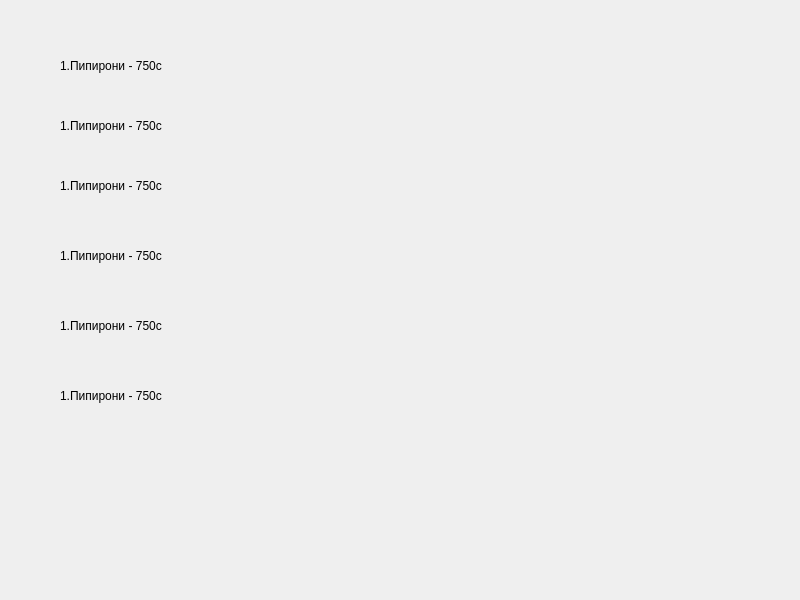
<?xml version="1.0" encoding="UTF-8"?>
<ui version="4.0">
 <class>Form</class>
 <widget class="QWidget" name="Form">
  <property name="geometry">
   <rect>
    <x>0</x>
    <y>0</y>
    <width>800</width>
    <height>600</height>
   </rect>
  </property>
  <property name="windowTitle">
   <string>Form</string>
  </property>
  <widget class="QLabel" name="label">
   <property name="geometry">
    <rect>
     <x>60</x>
     <y>50</y>
     <width>721</width>
     <height>31</height>
    </rect>
   </property>
   <property name="styleSheet">
    <string notr="true">font: 75 20pt &quot;News701 BT&quot;;</string>
   </property>
   <property name="text">
    <string>1.Пипирони - 750с</string>
   </property>
  </widget>
  <widget class="QLabel" name="label_2">
   <property name="geometry">
    <rect>
     <x>60</x>
     <y>110</y>
     <width>721</width>
     <height>31</height>
    </rect>
   </property>
   <property name="styleSheet">
    <string notr="true">font: 75 20pt &quot;News701 BT&quot;;</string>
   </property>
   <property name="text">
    <string>1.Пипирони - 750с</string>
   </property>
  </widget>
  <widget class="QLabel" name="label_3">
   <property name="geometry">
    <rect>
     <x>60</x>
     <y>170</y>
     <width>721</width>
     <height>31</height>
    </rect>
   </property>
   <property name="styleSheet">
    <string notr="true">font: 75 20pt &quot;News701 BT&quot;;</string>
   </property>
   <property name="text">
    <string>1.Пипирони - 750с</string>
   </property>
  </widget>
  <widget class="QLabel" name="label_4">
   <property name="geometry">
    <rect>
     <x>60</x>
     <y>240</y>
     <width>721</width>
     <height>31</height>
    </rect>
   </property>
   <property name="styleSheet">
    <string notr="true">font: 75 20pt &quot;News701 BT&quot;;</string>
   </property>
   <property name="text">
    <string>1.Пипирони - 750с</string>
   </property>
  </widget>
  <widget class="QLabel" name="label_5">
   <property name="geometry">
    <rect>
     <x>60</x>
     <y>310</y>
     <width>721</width>
     <height>31</height>
    </rect>
   </property>
   <property name="styleSheet">
    <string notr="true">font: 75 20pt &quot;News701 BT&quot;;</string>
   </property>
   <property name="text">
    <string>1.Пипирони - 750с</string>
   </property>
  </widget>
  <widget class="QLabel" name="label_6">
   <property name="geometry">
    <rect>
     <x>60</x>
     <y>380</y>
     <width>721</width>
     <height>31</height>
    </rect>
   </property>
   <property name="styleSheet">
    <string notr="true">font: 75 20pt &quot;News701 BT&quot;;</string>
   </property>
   <property name="text">
    <string>1.Пипирони - 750с</string>
   </property>
  </widget>
 </widget>
 <resources/>
 <connections/>
</ui>
